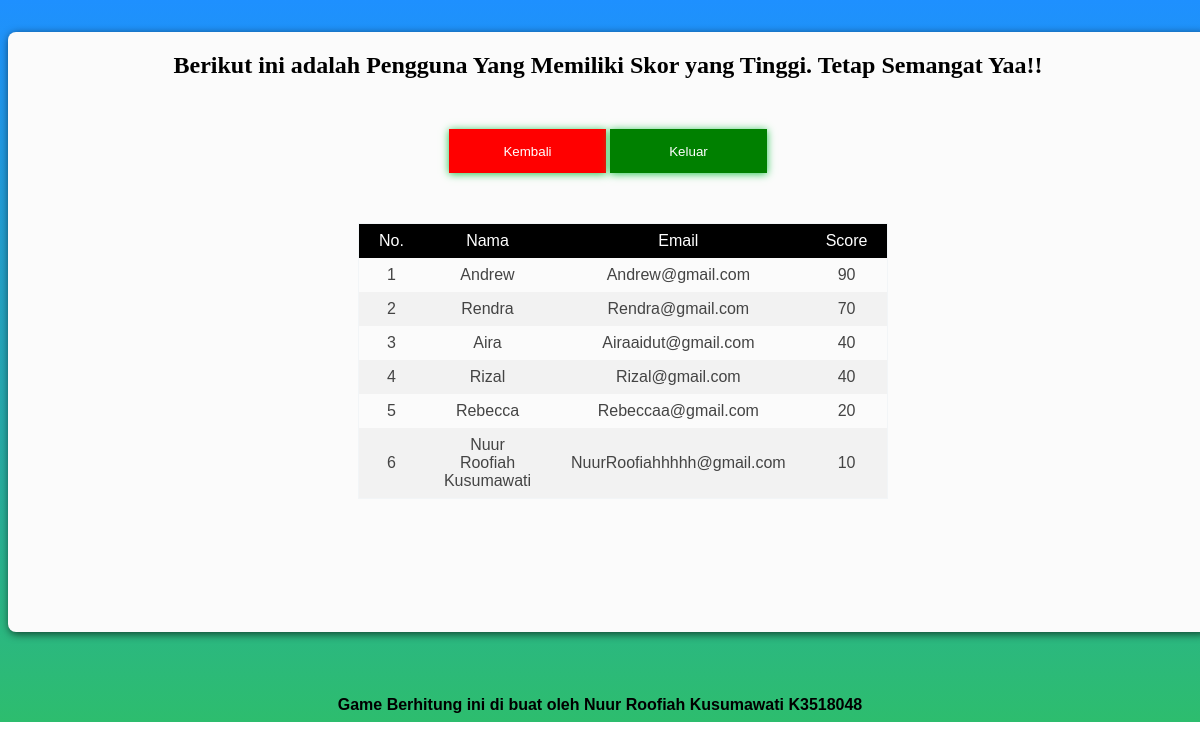
The app's page /halloffame.php with its own data.
### tables this page shows
CREATE TABLE `user` (
  `no_user` int(25) NOT NULL,
  `name` varchar(50) NOT NULL,
  `email` varchar(255) NOT NULL,
  `score` int(25) NOT NULL,
  `sisa_nyawa` int(11) NOT NULL
);

### connectionn.php (called while the page is built, shortened)
<?php
class connectionn
{
	var $host = 'localhost';
	var $uname = 'id13979892_admin';
	var $pass = 'Br16101996fiah!';
	var $dbname = 'id13979892_utspemweb	';
	function __construct(){
		$this->conn = mysqli_connect($this->host, $this->uname, $this->pass, $this->dbname);
	}
}

### halloffame.php (the view, shortened to what this page needs)
<!DOCTYPE html>
<html>
 <head>
</head>
<body>
	<div id="tampilan">
      <div id="judul">
		<h2>Berikut ini adalah Pengguna Yang Memiliki Skor yang Tinggi. Tetap Semangat Yaa!!</h2>
	  </div>
	  <center>
	  	<a href="berakhir.php"><input id="start-btn" type="start" name="btnStart" value="Kembali"/></a>
	  	<a href="klik.php"><input id="close-btn" type="close" name="btnClose" value="Keluar"/></a>
	  </center>
	  <div id="table">
	  	<table class="table1">
	  		<thead>
	  			<tr>
	  				<th>No.</th>
	  				<th>Nama</th>
	  				<th>Email</th>
	  				<th>Score</th>
	  			</tr>
	  		</thead>
	  		<tbody>
                <?php
                include 'connectionn.php';
                $db = new connectionn();
                $sql = mysqli_query($db->conn, "select * from user order by score desc limit 10");
                $no_user = 0;
                while($userr = mysqli_fetch_array($sql)){
                    $no_user += 1;
                    echo "<tr>";
                    echo "<td>$no_user</td>";
                    echo "<td>".$userr['name']."</td>";
                    echo "<td>".$userr['email']."</td>";
                    echo "<td>".$userr['score']."</td>";
                }
                ?>
            </tbody>
	  	</table>
	  </div>
  	</div>
  	<div id="footer">
    <b>Game Berhitung ini di buat oleh Nuur Roofiah Kusumawati K3518048</b>
  	</div>
</body>
</html>

### halloffame.php (style rules this page uses)
#tampilan { background: #fbfbfb; border-radius: 8px; box-shadow: 1px 2px 8px rgba(0, 0, 0, 0.65); height: 600px; margin: 2rem auto 4rem auto; width: 1200px; }
body { background: -webkit-linear-gradient(bottom, #2dbd6e, #1E90FF); -moz-linear-gradient(bottom, #2dbd6e, #1E90FF); background-repeat: no-repeat; }
#judul { text-align: center; padding-top: 0.1px; }
#start-btn { background-color: red; border: none; box-shadow: 0px 1px 8px #24c64f; cursor: pointer; color: white; font-family: "Raleway SemiBold", sans-serif; height: 42.3px; margin: 0 auto; margin-top: 30px; transition: 0.25s; width: 153px; text-align: center; }
#close-btn { background-color: green; border: none; box-shadow: 0px 1px 8px #24c64f; cursor: pointer; color: white; font-family: "Raleway SemiBold", sans-serif; height: 42.3px; margin: 0 auto; margin-top: 30px; transition: 0.25s; width: 153px; text-align: center; }
#footer { font-family: "Raleway Thin", sans-serif; text-align: center; margin-top: 0px; }
#table { padding-top: 50px; text-align: center; margin-left: 350px; }
.table1 { font-family: sans-serif; color: #444; border-collapse: collapse; width: 50%; border: 1px solid #f2f5f7; }
.table1 tr th { background: black; color: #fff; font-weight: normal; }
.table1, th, td { padding: 8px 20px; text-align: center; }
.table1 tr:nth-child(even) { background-color: #f2f2f2; }

### records on screen
user: name "Andrew", email "Andrew@gmail.com", score "90"
user: name "Rendra", email "Rendra@gmail.com", score "70"
user: name "Aira", email "Airaaidut@gmail.com", score "40"
user: name "Rizal", email "Rizal@gmail.com", score "40"
user: name "Rebecca", email "Rebeccaa@gmail.com", score "20"
user: name "Nuur Roofiah Kusumawati", email "NuurRoofiahhhhh@gmail.com", score "10"
